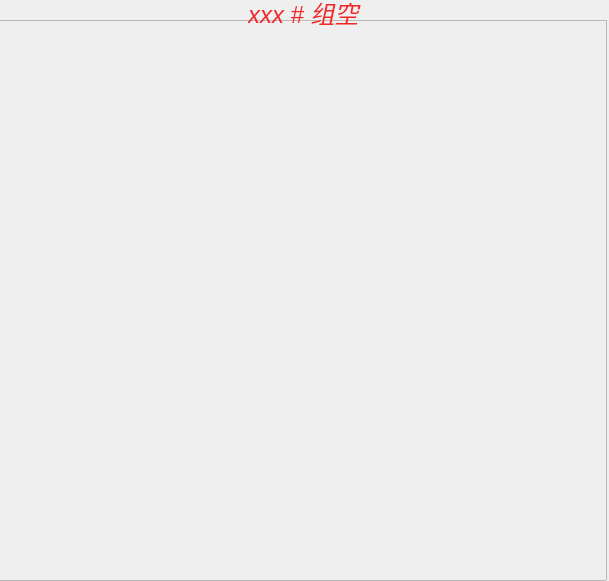
<?xml version="1.0" encoding="UTF-8"?>
<ui version="4.0">
 <class>ModularAir</class>
 <widget class="QWidget" name="ModularAir">
  <property name="geometry">
   <rect>
    <x>0</x>
    <y>0</y>
    <width>609</width>
    <height>581</height>
   </rect>
  </property>
  <property name="windowTitle">
   <string>Form</string>
  </property>
  <widget class="QFrame" name="frame">
   <property name="geometry">
    <rect>
     <x>-2</x>
     <y>20</y>
     <width>609</width>
     <height>561</height>
    </rect>
   </property>
   <property name="font">
    <font>
     <pointsize>12</pointsize>
    </font>
   </property>
   <property name="styleSheet">
    <string notr="true">#frame{border-image: url(:/UI/Widget/System_Air_1.png);}
</string>
   </property>
   <property name="frameShape">
    <enum>QFrame::StyledPanel</enum>
   </property>
   <property name="frameShadow">
    <enum>QFrame::Raised</enum>
   </property>
  </widget>
  <widget class="QLabel" name="label">
   <property name="geometry">
    <rect>
     <x>248</x>
     <y>0</y>
     <width>137</width>
     <height>25</height>
    </rect>
   </property>
   <property name="palette">
    <palette>
     <active>
      <colorrole role="WindowText">
       <brush brushstyle="SolidPattern">
        <color alpha="255">
         <red>239</red>
         <green>41</green>
         <blue>41</blue>
        </color>
       </brush>
      </colorrole>
     </active>
     <inactive>
      <colorrole role="WindowText">
       <brush brushstyle="SolidPattern">
        <color alpha="255">
         <red>239</red>
         <green>41</green>
         <blue>41</blue>
        </color>
       </brush>
      </colorrole>
     </inactive>
     <disabled>
      <colorrole role="WindowText">
       <brush brushstyle="SolidPattern">
        <color alpha="255">
         <red>190</red>
         <green>190</green>
         <blue>190</blue>
        </color>
       </brush>
      </colorrole>
     </disabled>
    </palette>
   </property>
   <property name="font">
    <font>
     <family>Ubuntu</family>
     <pointsize>18</pointsize>
     <weight>50</weight>
     <italic>true</italic>
     <bold>false</bold>
    </font>
   </property>
   <property name="styleSheet">
    <string notr="true"/>
   </property>
   <property name="text">
    <string>xxx # 组空</string>
   </property>
  </widget>
 </widget>
 <resources/>
 <connections/>
</ui>
